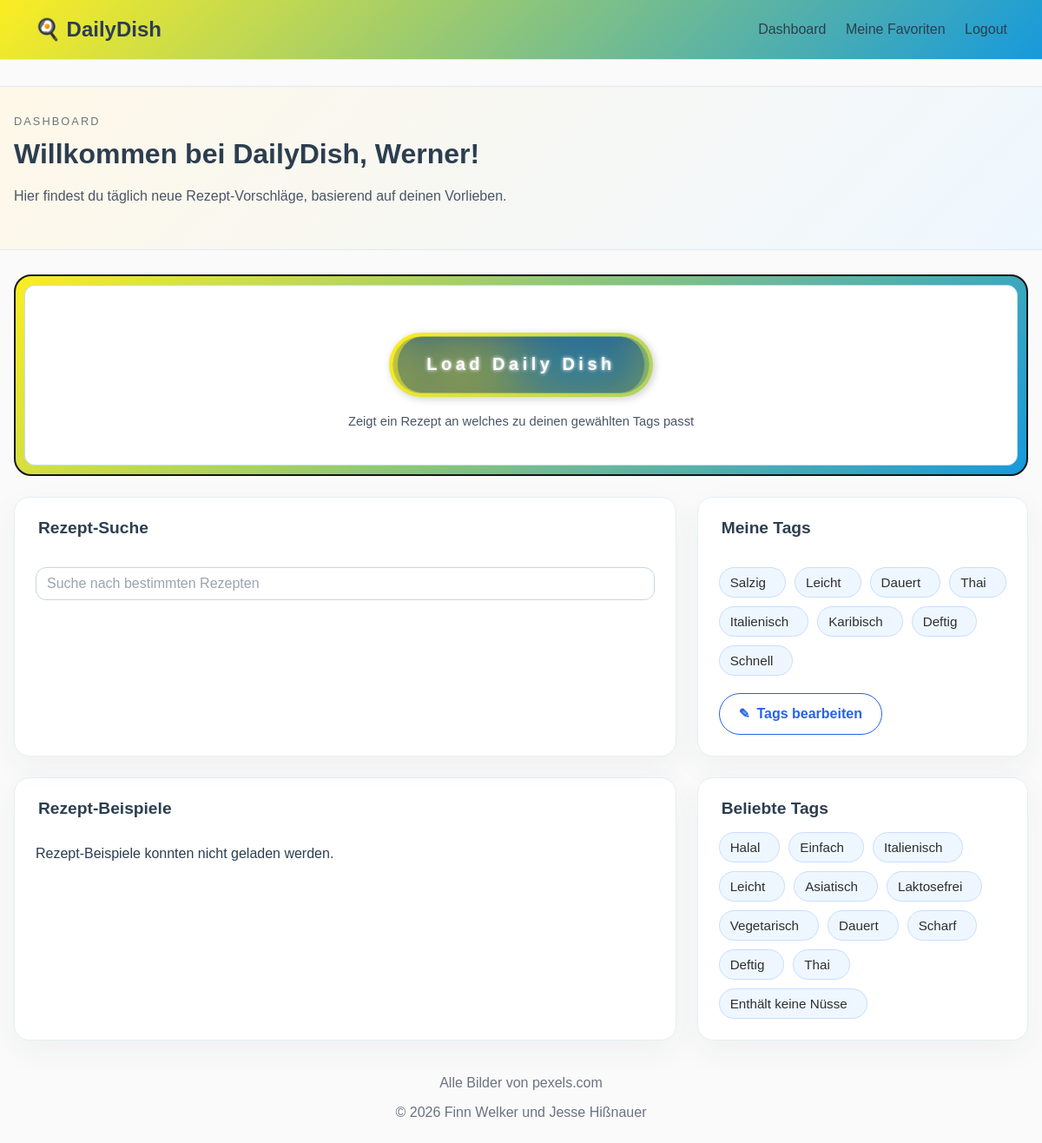
The app's page /dashboard (signed in) with its own data.
### models/user.py (models this page shows)
class User(Base):
    __tablename__ = "users"
    id = Column(Integer, primary_key=True, index=True)
    name = Column(String, unique=True, nullable=False)
    password = Column(String, nullable=False)
    tags = relationship("Tag", secondary="user_tags")
    favourite_recipes = relationship("Recipe", secondary="favourites")
    suggestion_history = relationship("SuggestionHistory")

### models/tag.py (models this page shows)
class Tag(Base):
    __tablename__ = "tags"
    id = Column(Integer, primary_key=True, index=True)
    name = Column(String, nullable=False)
    is_required = Column(Boolean, default=False, nullable=False)
    recipes = relationship("Recipe", secondary="recipe_tags", back_populates="tags")

### main.py (the view)
@app.get("/dashboard")
def dashboard(request: Request, db: Session = Depends(get_db)):
    user_id = request.cookies.get("user_id")
    current_user = None
    if user_id:
        try:
            user_id_value = int(user_id)
        except ValueError:
            user_id_value = None
        if user_id_value is not None:
            current_user = db.query(User).options(selectinload(User.tags)).filter(User.id == user_id_value).first()
            if current_user and not current_user.tags:
                return RedirectResponse(url="/choose-tags", status_code=303)
    request.state.user = current_user
    popularity_expr = (
        func.count(distinct(join_tables.user_tags.c.user_id))
        + func.count(distinct(join_tables.recipe_tags.c.recipe_id))
    )
    popular_tag_rows = (
        db.query(
            tag.Tag.name.label("name"),
            popularity_expr.label("usage_count"),
        )
        .outerjoin(join_tables.user_tags, tag.Tag.id == join_tables.user_tags.c.tag_id)
        .outerjoin(join_tables.recipe_tags, tag.Tag.id == join_tables.recipe_tags.c.tag_id)
        .group_by(tag.Tag.id, tag.Tag.name)
        .order_by(popularity_expr.desc(), tag.Tag.name.asc())
        .limit(12)
        .all()
    )
    popular_tags = [row.name for row in popular_tag_rows if row.name]
    return templates.TemplateResponse(
        request,
        "dashboard.html",
        {"request": request, "popular_tags": popular_tags},
    )

### templates/dashboard.html (shortened to what this page needs)
{% extends "base.html" %}
{% block content %}
<section class="dashboard-hero">
    <div>
        <div class="eyebrow">Dashboard</div>
        {% if user %}
            <h2>Willkommen bei DailyDish, {{ user.name }}!</h2>
        {% else %}
            <h2>Willkommen bei DailyDish</h2>
        {% endif %}
        <p>Hier findest du täglich neue Rezept-Vorschläge, basierend auf deinen Vorlieben.</p>
    </div>
</section>
{% if is_logged_in and user %}
<section class="daily-dish-section">
    <div class="daily-dish-card">
        <div class="daily-dish-inner-card">
            <div class="daily-dish-cta">
                <button id="load-daily-dish-button" class="daily-dish-button" type="button" data-user-id="{{ user.id }}">
                    <strong class="daily-dish-button-label">Load Daily Dish</strong>
                    <span class="daily-dish-stars-container" aria-hidden="true">
                    </span>
                    <span class="daily-dish-glow" aria-hidden="true">
                        <span class="daily-dish-circle"></span>
                        <span class="daily-dish-circle"></span>
                    </span>
                </button>
                <p class="daily-dish-cta-note">Zeigt ein Rezept an welches zu deinen gewählten Tags passt</p>
            </div>
        </div>
    </div>
</section>
{% endif %}
<section id="dashboard-content-stack" {% if user %}data-user-id="{{ user.id }}"{% endif %}>
    <div class="dashboard-top-grid">
        <div class="card recipe-search-card">
            <h3>Rezept-Suche</h3>
            <div class="recipe-search-field-wrap">
                <input id="recipe-search-input" class="recipe-search-input" type="text" placeholder="Suche nach bestimmten Rezepten" autocomplete="off">
            </div>
        </div>
        {% if is_logged_in and user %}
        <div class="card my-tags-card">
            <h3>Meine Tags</h3>
            {% if user.tags %}
            <div id="my-tags-list" class="tag-pill-list">
                {% for tag in user.tags %}
                <span class="tag-pill">{{ tag.name }}</span>
                {% endfor %}
            </div>
            {% else %}
            <div id="my-tags-list" class="tag-pill-list"></div>
            <p id="my-tags-empty">Du hast noch keine Tags ausgewählt.</p>
            {% endif %}
            <a class="button dashboard-edit-tags-button" href="/choose-tags">
                <span class="pen-icon" aria-hidden="true">✎</span>
                Tags bearbeiten
            </a>
        </div>
        {% else %}
        <div class="card my-tags-card">
            <h3>Meine Tags</h3>
            <p>Logge dich ein, um deine persönlichen Tags zu sehen und zu bearbeiten.</p>
            <a class="button dashboard-edit-tags-button" href="/login">Login</a>
        </div>
        {% endif %}
    </div>
<section id="recipe-examples-section" class="overview-grid">
    <div class="card">
        <h3>Rezept-Beispiele</h3>
        <div id="recipe-example-list" class="recipe-example-list">
        </div>
    </div>
    <div class="card">
        <h3>Beliebte Tags</h3>
        {% if popular_tags %}
        <div class="tag-pill-list">
            {% for tag_name in popular_tags %}
            <span class="tag-pill">{{ tag_name }}</span>
            {% endfor %}
        </div>
        {% else %}
        <p>Noch keine Tags vorhanden.</p>
        {% endif %}
    </div>
</section>
</section>
<footer>
    <p>Alle Bilder von pexels.com</p>
    <p>© 2026 Finn Welker und Jesse Hißnauer</p>
</footer>
{% endblock %}

### records on screen
User: name "Werner"
Tag: name "Salzig"
Tag: name "Leicht"
Tag: name "Dauert"
Tag: name "Thai"
Tag: name "Italienisch"
Tag: name "Karibisch"
Tag: name "Deftig"
Tag: name "Schnell"
Tag: name "Halal"
Tag: name "Einfach"
Tag: name "Asiatisch"
Tag: name "Laktosefrei"
Tag: name "Vegetarisch"
Tag: name "Scharf"
Tag: name "Enthält keine Nüsse"
